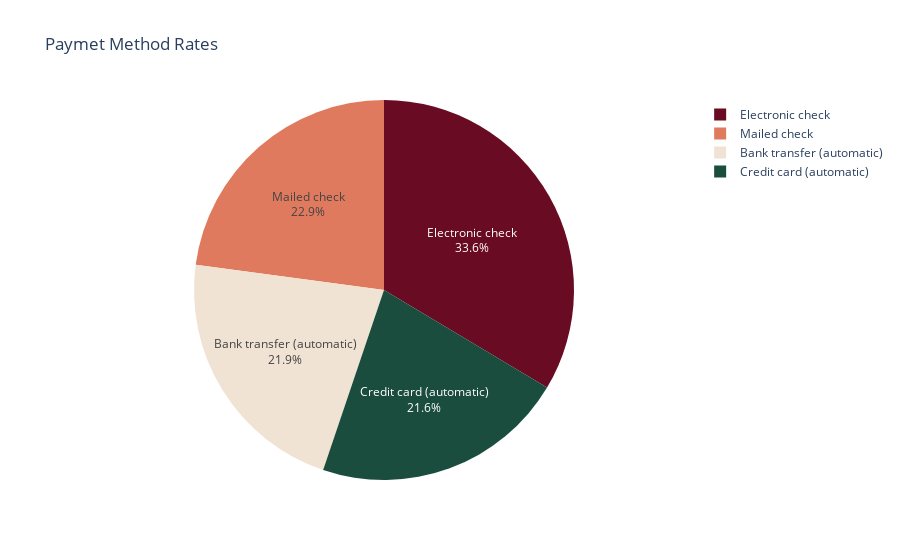

The code cell stored with this chart in its notebook:
### Code cell
fig = px.pie(
    teleco_df , 
    names="PaymentMethod" , 
    color_discrete_sequence=["#690B22" ,"#E07A5F" ,"#F1E3D3" ,"#1B4D3E"] , 
    title="Paymet Method Rates"

)

fig.update_traces(textinfo="label + percent")

### Figure 1 — Plotly figure (JSON) as saved in the notebook; plotly's stock layout.template omitted (floating-point values rounded to 4 significant figures; data arrays with more than 128 entries replaced by an {"elided": "..."} marker saying what was removed)
{"data": [{"domain": {"x": [0, 1], "y": [0, 1]}, "hovertemplate": "PaymentMethod=%{label}<extra></extra>", "labels": {"elided": "7043 str values"}, "legendgroup": "", "name": "", "showlegend": true, "textinfo": "label+percent", "type": "pie"}], "layout": {"legend": {"tracegroupgap": 0}, "piecolorway": ["#690B22", "#E07A5F", "#F1E3D3", "#1B4D3E"], "title": {"text": "Paymet Method Rates"}}}
